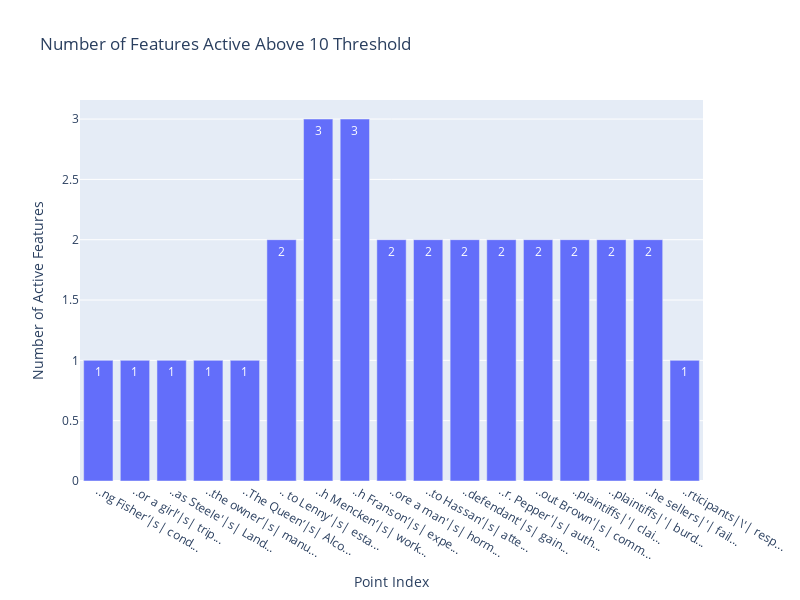

Notebook code for this chart:
### Code cell
plot_feature_activation_counts(
    results,
    fs_splitting_nodes,
    interesting_point_ids_name_to_generic_person,
    pca_df,
    save_figs=True,
    pca_path=pca_path,
    activation_threshold=10,
)

### Figure 1 — Plotly figure (JSON) as saved in the notebook; plotly's stock layout.template omitted (floating-point values rounded to 4 significant figures)
{"data": [{"hovertemplate": "Point %{x}<br>Active Features: %{y}<br><extra></extra>", "text": ["1", "1", "1", "1", "1", "2", "3", "3", "2", "2", "2", "2", "2", "2", "2", "2", "1"], "textposition": "auto", "type": "bar", "x": [0, 1, 2, 3, 4, 5, 6, 7, 8, 9, 10, 11, 12, 13, 14, 15, 16], "y": [1, 1, 1, 1, 1, 2, 3, 3, 2, 2, 2, 2, 2, 2, 2, 2, 1]}], "layout": {"height": 600, "showlegend": false, "title": {"text": "Number of Features Active Above 10 Threshold"}, "width": 800, "xaxis": {"tickmode": "array", "ticktext": ["..ng Fisher’|s| cond...", "..or a girl’|s| trip...", "..as Steele'|s| Land...", "..the owner’|s| manu...", "..The Queen’|s| Alco...", ".. to Lenny'|s| esta...", "..h Mencken’|s| work...", "..h Franson’|s| expe...", "..ore a man'|s| horm...", "..to Hassan’|s| atte...", "..defendant'|s| gain...", "..r. Pepper'|s| auth...", "..out Brown'|s| comm...", "..plaintiffs|'| clai...", "..plaintiffs|'| burd...", "..he sellers|'| fail...", "..rticipants|\\'| resp..."], "tickvals": [0, 1, 2, 3, 4, 5, 6, 7, 8, 9, 10, 11, 12, 13, 14, 15, 16], "title": {"text": "Point Index"}}, "yaxis": {"title": {"text": "Number of Active Features"}}}}
